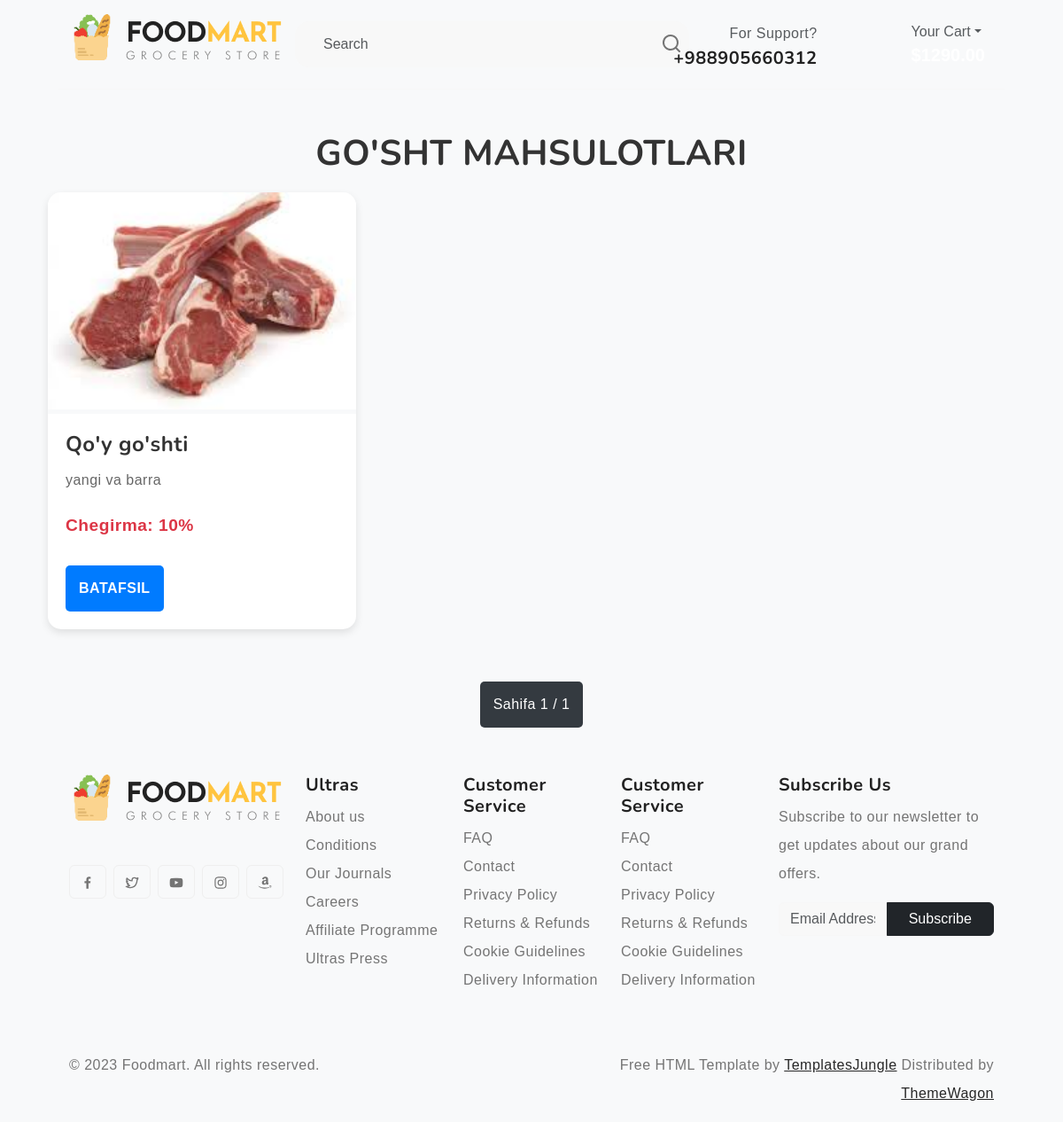
The page /category/gosht-mahsulotlari/ on the database its author committed.
### main/models.py (models this page shows, shortened)
class Category(models.Model):
    name = models.CharField(max_length=100, unique=True)
    slug = models.SlugField(max_length=100, unique=True)
    image = models.ImageField(upload_to="category/image/", null=True, blank=True)
    parent = models.ForeignKey('self', on_delete=models.SET_NULL, null=True, blank=True)

class Product(models.Model):
    name = models.CharField(max_length=250)
    slug = models.SlugField(max_length=250, unique=True)
    description = models.CharField(max_length=500)
    price = models.DecimalField(max_digits=10, decimal_places=2)
    discount = models.IntegerField(default=0)
    quantity = models.IntegerField(default=50)
    volume = models.CharField(max_length=4, choices=VOLUMES)
    category = models.ForeignKey(Category, on_delete=PROTECT)

class ProductImage(models.Model):
    image = models.ImageField(upload_to="product/image/")
    product = models.ForeignKey(Product, on_delete=models.CASCADE, related_name='images')

### main/views.py (the view)
# urls.py: path('category/<slug:slug>/', CategoryDetailView.as_view(), name='category_detail'),
class CategoryDetailView(DetailView):
    model = Category
    template_name = 'category_detail.html'
    context_object_name = 'category'
    slug_field = 'slug'
    slug_url_kwarg = 'slug'
    def get_context_data(self, **kwargs):
        context = super().get_context_data(**kwargs)
        subcategories = Category.objects.filter(parent=self.object)
        if subcategories.exists():
            products = Product.objects.filter(category__in=subcategories)
        else:
            products = Product.objects.filter(category=self.object)
        paginator = Paginator(products, 10)
        page_number = self.request.GET.get('page')
        products_page = paginator.get_page(page_number)
        context['subcategories'] = subcategories
        context['products'] = products_page
        return context

### templates/category_detail.html (shortened to what this page needs)
{% extends 'base.html' %}
{% load static %}
{% block content %}
{% load static %}
<h2 class="category-title">{{ category.name }}</h2>
<div class="container">
    <div class="row">
        {% for product in products %}
            <div class="col-md-4 mb-4">
                <div class="product-card">
                    <img src="{{ product.images.first.image.url }}" alt="{{ product.name }}">
                    <div class="product-body">
                        <h5 class="product-title">{{ product.name }}</h5>
                        <p class="product-description">{{ product.description }}</p>
                        {% if product.discount > 0 %}
                            <p class="product-discount">Chegirma: {{ product.discount }}%</p>
                        {% endif %}
                        <a href="{% url 'product_detail' product.slug %}" class="shop-btn">Batafsil</a>
                    </div>
                </div>
            </div>
        {% empty %}
            <p class="text-center">Bu kategoriyada mahsulot yo‘q.</p>
        {% endfor %}
    </div>
</div>
<div class="pagination">
    <span class="current">Sahifa {{ products.number }} / {{ products.paginator.num_pages }}</span>
</div>
{% endblock content %}

### staticfiles/css/style.css (style rules this page uses)
:root { --header-height : 160px; --header-height-min : 80px; }
:root { --accent-color : #FFC43F; --dark-color : #222222; --light-dark-color : #727272; --light-color : #fff; --grey-color : #dbdbdb; --light-grey-color : #fafafa; --primary-color : #6995B1; --light-primary-color : #eef1f3; }
:root { --body-font : "Open Sans", sans-serif; --heading-font : "Nunito", sans-serif; }
body { --bs-link-color: #333; --bs-link-hover-color:#333; --bs-link-color-rgb: 40,40,40; --bs-link-hover-color-rgb: 0,0,0; --bs-light-rgb: 248, 248, 248; --bs-font-sans-serif: "Open Sans", sans-serif; --bs-body-font-family: var(--bs-font-sans-serif); --bs-body-font-size: 1rem; --bs-body-font-weight: 400; --bs-body-line-height: 2; --bs-body-color: #747474; --bs-primary: #FFC43F; --bs-primary-rgb: 255, 196, 63; --bs-success: #a3be4c; --bs-success-rgb: 163, 190, 76; --bs-primary-bg-subtle: #FFF9EB; --bs-success-bg-subtle: #eef5e5; --bs-border-color: #F7F7F7; --bs-secondary-rgb: 230, 243, 251; --bs-danger-rgb: 249, 235, 231; --bs-warning-rgb: 255, 249, 235; --bs-info-rgb: 230, 243, 250; }
body { letter-spacing: 0.03em; }
h1,h2,h3,h4,h5,h6 { font-family: var(--heading-font); color: var(--dark-color); font-weight: 700; }
.container, .container-fluid, .container-lg, .container-md, .container-sm, .container-xl, .container-xxl { --bs-gutter-x: 3rem; }

### templates/category_detail.html (style rules this page uses)
body { background-color: #f8f9fa; font-family: 'Poppins', sans-serif; }
.category-title { font-size: 2.5rem; font-weight: bold; color: #333; text-transform: uppercase; margin-bottom: 20px; text-align: center; }
.product-card { border-radius: 15px; overflow: hidden; background: #fff; box-shadow: 0px 4px 10px rgba(0, 0, 0, 0.1); transition: transform 0.3s ease-in-out; }
.product-card img { width: 100%; height: 250px; object-fit: cover; border-bottom: 5px solid #f8f9fa; }
.product-body { padding: 20px; }
.product-title { font-size: 1.5rem; font-weight: bold; margin-bottom: 10px; color: #333; }
.product-description { font-size: 1rem; color: #666; }
.product-discount { font-size: 1.2rem; color: #dc3545; font-weight: bold; }
.shop-btn { background: #007bff; color: #fff; padding: 10px 15px; border-radius: 5px; text-transform: uppercase; font-weight: bold; text-decoration: none; display: inline-block; margin-top: 10px; transition: all 0.3s ease-in-out; }
.pagination { display: flex; justify-content: center; margin-top: 30px; }
.pagination .current { padding: 10px 15px; background: #343a40; color: #fff; border-radius: 5px; margin: 5px; }

### rows shown on the page
Category: name "GO'SHT MAHSULOTLARI"
Product: images.first.image (picture), name "Qo'y go'shti", description "yangi va barra", discount "10"

### other values the page prints
{{ products.number }} "1"
{{ products.paginator.num_pages }} "1"
